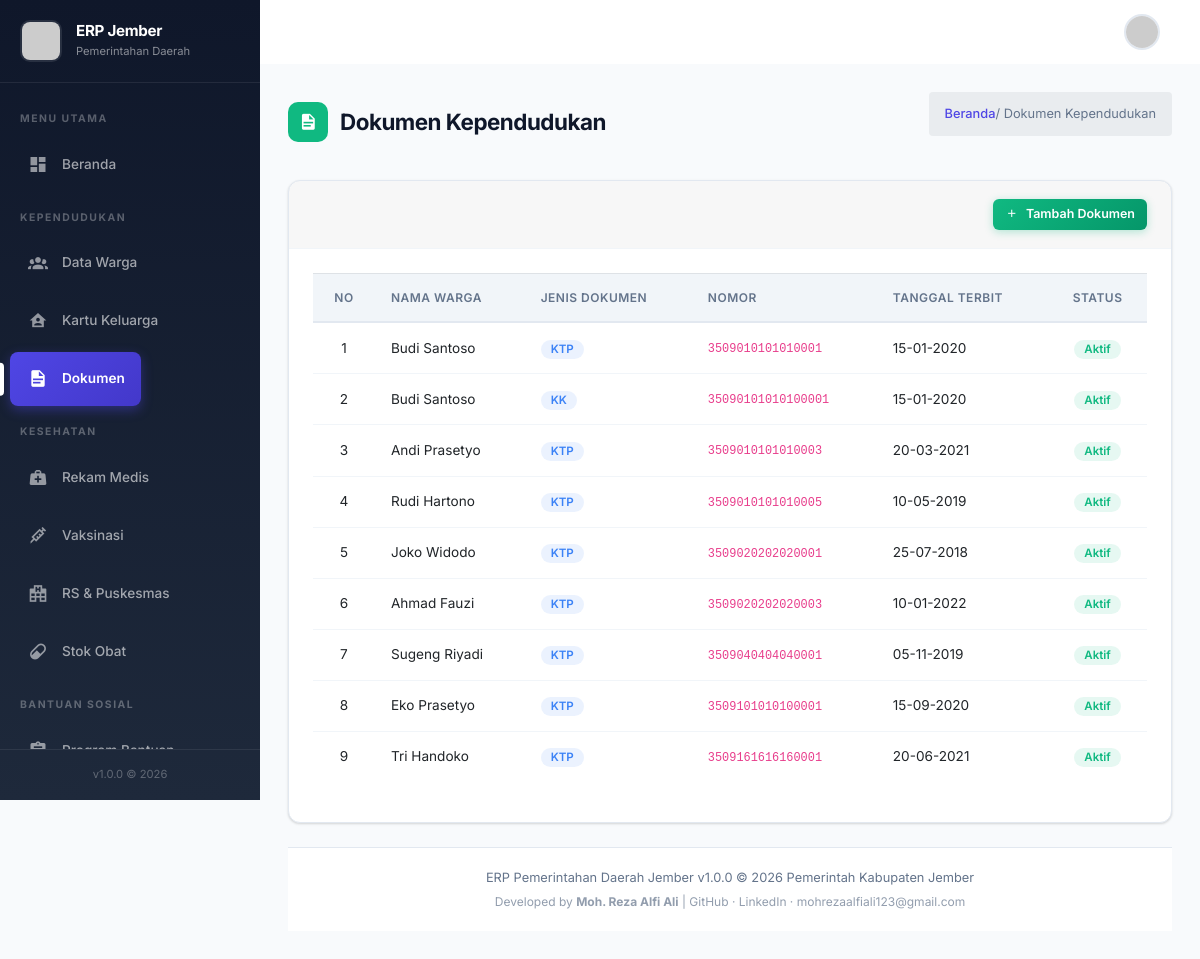
/modul/kependudukan/dokumen.php (signed in), run on the app's committed database.
### tables this page shows
CREATE TABLE `tbl_dokumen` (
  `id` int(11) NOT NULL,
  `warga_id` int(11) NOT NULL,
  `jenis_dokumen` enum('KTP','KK','Akta Kelahiran','Akta Kematian','Surat Pindah','Surat Keterangan') NOT NULL,
  `nomor_dokumen` varchar(50) DEFAULT NULL,
  `tanggal_terbit` date DEFAULT NULL,
  `file_path` varchar(255) DEFAULT NULL,
  `status` enum('Aktif','Non-aktif','Proses') DEFAULT 'Proses',
  `created_at` timestamp NOT NULL DEFAULT current_timestamp()
);

CREATE TABLE `tbl_warga` (
  `id` int(11) NOT NULL,
  `nik` varchar(16) NOT NULL,
  `nama_lengkap` varchar(100) NOT NULL,
  `tempat_lahir` varchar(100) DEFAULT NULL,
  `tanggal_lahir` date DEFAULT NULL,
  `jenis_kelamin` enum('Laki-laki','Perempuan') NOT NULL,
  `golongan_darah` enum('A','B','AB','O','-') DEFAULT '-',
  `agama` enum('Islam','Kristen','Katolik','Hindu','Buddha','Konghucu') DEFAULT 'Islam',
  `status_kawin` enum('Belum Kawin','Kawin','Cerai Hidup','Cerai Mati') DEFAULT 'Belum Kawin',
  `pekerjaan` varchar(100) DEFAULT NULL,
  `penghasilan` decimal(15,2) DEFAULT 0.00,
  `alamat_lengkap` text DEFAULT NULL,
  `rt` varchar(5) DEFAULT NULL,
  `rw` varchar(5) DEFAULT NULL,
  `desa_id` int(11) DEFAULT NULL,
  `foto` varchar(255) DEFAULT 'default.jpg',
  `status_aktif` tinyint(4) DEFAULT 1,
  `created_at` timestamp NOT NULL DEFAULT current_timestamp(),
  `updated_at` timestamp NOT NULL DEFAULT current_timestamp() ON UPDATE current_timestamp()
);

### includes/functions.php (called while the page is built, shortened)
<?php
function sanitize($data) {
    return htmlspecialchars(trim($data), ENT_QUOTES, 'UTF-8');
}
function formatDate($date, $format = 'd-m-Y') {
    return date($format, strtotime($date));
}
function paginate($total, $perPage, $currentPage) {
    $totalPages = ceil($total / $perPage);
    $currentPage = max(1, min($currentPage, $totalPages));
    $offset = ($currentPage - 1) * $perPage;
    return [
        'total' => $total,
        'per_page' => $perPage,
        'current_page' => $currentPage,
        'total_pages' => $totalPages,
        'offset' => $offset
    ];
}

### modul/kependudukan/dokumen.php (the view, shortened to what this page needs)
<?php
require_once '../../includes/auth.php';
$page = max(1, intval($_GET['page'] ?? 1));
$perPage = 15;
$total = $dbh->query("SELECT COUNT(*) FROM tbl_dokumen d JOIN tbl_warga w ON w.id = d.warga_id")->fetchColumn();
$pagination = paginate($total, $perPage, $page);
$stmt = $dbh->prepare("
    SELECT d.*, w.nama_lengkap, w.nik
    FROM tbl_dokumen d
    JOIN tbl_warga w ON w.id = d.warga_id
    ORDER BY d.created_at DESC
    LIMIT :limit OFFSET :offset
");
$stmt->bindValue(':limit', $perPage, PDO::PARAM_INT);
$stmt->bindValue(':offset', $pagination['offset'], PDO::PARAM_INT);
$stmt->execute();
$dokumenList = $stmt->fetchAll();
?>
<!DOCTYPE html>
<html lang="id">
<?php include '../../includes/head.php'; ?>
<body>
    <?php include '../../includes/header.php'; ?>
    <?php include '../../includes/sidebar.php'; ?>
    <div class="app-main">
        <div class="page-header">
            <h3>
                <span class="icon bg-success"><i class="mdi mdi-file-document"></i></span>
                Dokumen Kependudukan
            </h3>
            <div class="breadcrumb"><a href="../dashboard/index.php">Beranda</a> / Dokumen Kependudukan</div>
        </div>
        <div class="card">
            <div class="card-header d-flex justify-content-end align-items-center">
                <button class="btn btn-success btn-sm" data-toggle="modal" data-target="#modalTambah">
                    <i class="mdi mdi-plus"></i> Tambah Dokumen
                </button>
            </div>
            <div class="card-body">
                <div class="table-responsive">
                    <table class="table align-items-center table-flush table-hover">
                        <thead>
                            <tr>
                                <th class="text-center">No</th>
                                <th>Nama Warga</th>
                                <th>Jenis Dokumen</th>
                                <th>Nomor</th>
                                <th>Tanggal Terbit</th>
                                <th class="text-center">Status</th>
                            </tr>
                        </thead>
                        <tbody>
                            <?php $cnt = $pagination['offset'] + 1; foreach ($dokumenList as $row): ?>
                            <tr>
                                <td class="text-center"><?= $cnt++ ?></td>
                                <td><?= sanitize($row->nama_lengkap) ?></td>
                                <td><span class="badge badge-info"><?= $row->jenis_dokumen ?></span></td>
                                <td><code><?= sanitize($row->nomor_dokumen ?? '-') ?></code></td>
                                <td><?= $row->tanggal_terbit ? formatDate($row->tanggal_terbit) : '-' ?></td>
                                <td class="text-center">
                                    <span class="badge badge-<?= $row->status === 'Aktif' ? 'success' : ($row->status === 'Proses' ? 'warning' : 'secondary') ?>">
                                        <?= $row->status ?>
                                    </span>
                                </td>
                            </tr>
                            <?php endforeach; ?>
                        </tbody>
                    </table>
                </div>
            </div>
        </div>
        <?php include '../../includes/footer.php'; ?>
    </div>
</body>
</html>

### assets/css/style.css (style rules this page uses)
:root { --primary: #4f46e5; --primary-dark: #4338ca; --primary-light: #818cf8; --primary-50: rgba(79,70,229,0.05); --primary-100: rgba(79,70,229,0.1); --success: #10b981; --success-dark: #059669; --warning: #f59e0b; --warning-dark: #d97706; --danger: #ef4444; --danger-dark: #dc2626; --info: #3b82f6; --info-dark: #2563eb; --dark: #0f172a; --dark-secondary: #1e293b; --gray: #64748b; --gray-light: #94a3b8; --gray-100: #f1f5f9; --gray-200: #e2e8f0; --light: #f8fafc; --white: #ffffff; --sidebar-width: 260px; --sidebar-collapsed: 70px; --header-height: 64px; --shadow-xs: 0 1px 2px rgba(0,0,0,0.05); --shadow: 0 1px 3px rgba(0,0,0,0.1), 0 1px 2px rgba(0,0,0,0.06); --shadow-md: 0 4px 6px -1px rgba(0,0,0,0.1), 0 2px 4px -1px rgba(0,0,0,0.06); --shadow-lg: 0 10px 15px -3px rgba(0,0,0,0.1), 0 4px 6px -2px rgba(0,0,0,0.05); --shadow-xl: 0 20px 25px -5px rgba(0,0,0,0.1), 0 10px 10px -5px rgba(0,0,0,0.04); --radius: 8px; --radius-md: 10px; --radius-lg: 12px; --radius-xl: 16px; --transition: all 0.2s cubic-bezier(0.4, 0, 0.2, 1); --transition-slow: all 0.3s cubic-bezier(0.4, 0, 0.2, 1); }
*, *::before, *::after { box-sizing: border-box; margin: 0; padding: 0; }
html { scroll-behavior: smooth; }
body { font-family: 'Inter', 'Segoe UI', system-ui, -apple-system, sans-serif; background: var(--light); color: var(--dark); line-height: 1.6; overflow-x: hidden; -webkit-font-smoothing: antialiased; -moz-osx-font-smoothing: grayscale; }
a { color: var(--primary); text-decoration: none; transition: var(--transition); }
.app-main { margin-left: var(--sidebar-width); margin-top: var(--header-height); min-height: calc(100vh - var(--header-height)); padding: 28px; transition: var(--transition-slow); animation: fadeIn 0.3s ease-out; }
.page-header { margin-bottom: 28px; display: flex; align-items: center; justify-content: space-between; flex-wrap: wrap; gap: 12px; }
.page-header h3 { font-size: 1.4rem; font-weight: 700; margin: 0; display: flex; align-items: center; gap: 12px; letter-spacing: -0.5px; }
.page-header h3 .icon { width: 40px; height: 40px; border-radius: var(--radius-md); display: inline-flex; align-items: center; justify-content: center; color: var(--white); font-size: 1.2rem; flex-shrink: 0; }
.page-header .breadcrumb { font-size: 0.8rem; color: var(--gray); }
.page-header .breadcrumb a { color: var(--primary); font-weight: 500; }
.card { background: var(--white); border-radius: var(--radius-lg); box-shadow: var(--shadow); border: 1px solid var(--gray-200); margin-bottom: 24px; overflow: hidden; transition: var(--transition); }
.card-header { padding: 18px 24px; border-bottom: 1px solid var(--gray-100); display: flex; align-items: center; justify-content: space-between; flex-wrap: wrap; gap: 12px; }
.card-body { padding: 24px; }
.table-responsive { overflow-x: auto; -webkit-overflow-scrolling: touch; }
.table { width: 100%; border-collapse: collapse; font-size: 0.85rem; }
.table thead th { background: var(--gray-100); border-bottom: 2px solid var(--gray-200); padding: 14px 16px; font-weight: 600; color: var(--gray); font-size: 0.75rem; text-transform: uppercase; letter-spacing: 0.5px; white-space: nowrap; position: sticky; top: 0; }
.table tbody td { padding: 14px 16px; border-bottom: 1px solid var(--gray-100); vertical-align: middle; transition: var(--transition); }
.table tbody tr { transition: var(--transition); }
.table tbody tr:last-child td { border-bottom: none; }
.btn { display: inline-flex; align-items: center; justify-content: center; gap: 8px; padding: 10px 20px; border-radius: var(--radius); font-size: 0.85rem; font-weight: 600; border: none; cursor: pointer; transition: var(--transition); text-decoration: none; white-space: nowrap; position: relative; overflow: hidden; }
.btn-success { background: linear-gradient(135deg, var(--success) 0%, var(--success-dark) 100%); color: var(--white); box-shadow: 0 2px 8px rgba(16,185,129,0.3); }
.btn-sm { padding: 6px 12px; font-size: 0.78rem; border-radius: 6px; }
.badge { display: inline-flex; align-items: center; gap: 4px; padding: 4px 10px; border-radius: 20px; font-size: 0.72rem; font-weight: 600; white-space: nowrap; }
.badge-success { background: rgba(16,185,129,0.1); color: var(--success); }
.badge-info { background: rgba(59,130,246,0.1); color: var(--info); }
.bg-success { background: var(--success) !important; }
.d-flex { display: flex !important; }
.align-items-center { align-items: center !important; }
.text-center { text-align: center !important; }

### data on the page
tbl_dokumen: warga.nama_lengkap "Budi Santoso", jenis_dokumen "KTP", nomor_dokumen "3509010101010001", tanggal_terbit "15-01-2020", status "Aktif"
tbl_dokumen: warga.nama_lengkap "Budi Santoso", jenis_dokumen "KK", nomor_dokumen "35090101010100001", tanggal_terbit "15-01-2020", status "Aktif"
tbl_dokumen: warga.nama_lengkap "Andi Prasetyo", jenis_dokumen "KTP", nomor_dokumen "3509010101010003", tanggal_terbit "20-03-2021", status "Aktif"
tbl_dokumen: warga.nama_lengkap "Rudi Hartono", jenis_dokumen "KTP", nomor_dokumen "3509010101010005", tanggal_terbit "10-05-2019", status "Aktif"
tbl_dokumen: warga.nama_lengkap "Joko Widodo", jenis_dokumen "KTP", nomor_dokumen "3509020202020001", tanggal_terbit "25-07-2018", status "Aktif"
tbl_dokumen: warga.nama_lengkap "Ahmad Fauzi", jenis_dokumen "KTP", nomor_dokumen "3509020202020003", tanggal_terbit "10-01-2022", status "Aktif"
tbl_dokumen: warga.nama_lengkap "Sugeng Riyadi", jenis_dokumen "KTP", nomor_dokumen "3509040404040001", tanggal_terbit "05-11-2019", status "Aktif"
tbl_dokumen: warga.nama_lengkap "Eko Prasetyo", jenis_dokumen "KTP", nomor_dokumen "3509101010100001", tanggal_terbit "15-09-2020", status "Aktif"
tbl_dokumen: warga.nama_lengkap "Tri Handoko", jenis_dokumen "KTP", nomor_dokumen "3509161616160001", tanggal_terbit "20-06-2021", status "Aktif"

### other printed values
APP_VERSION "1.0.0"
APP_NAME "ERP Pemerintahan Daerah Jember"
